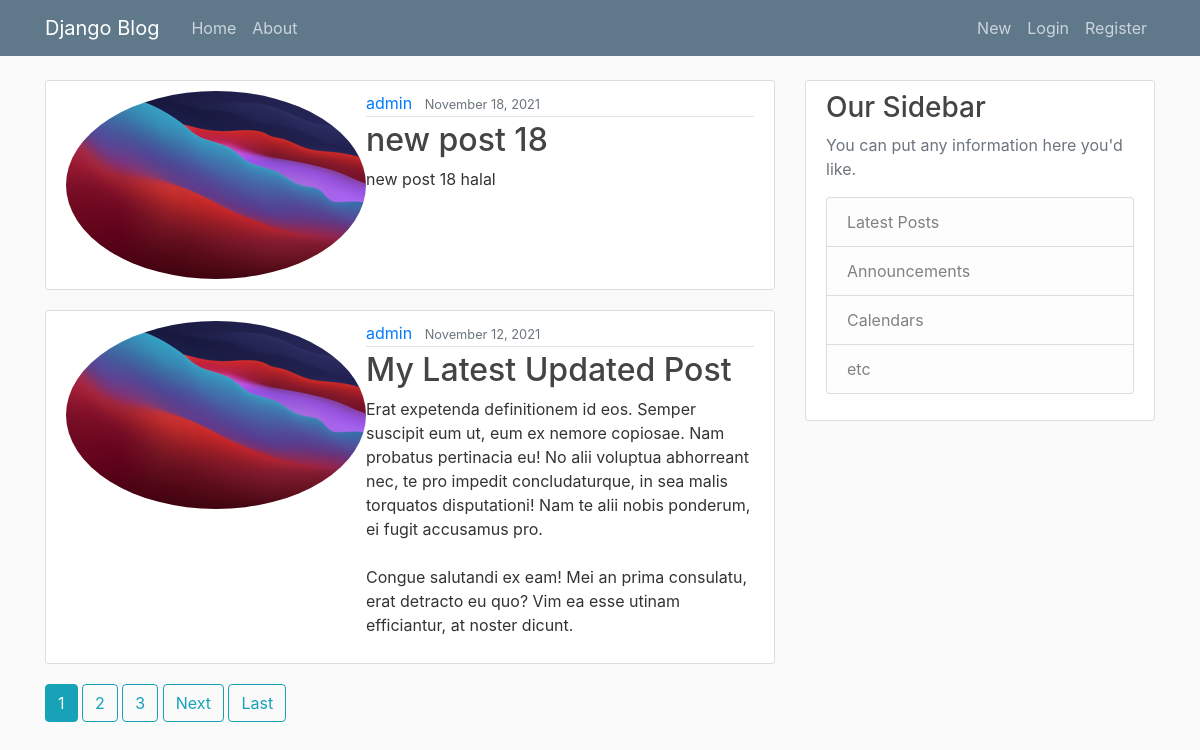
The page / on the database its author committed.
### blog/models.py (models this page shows, shortened)
class Post(models.Model):
    title = models.CharField(max_length=100)
    content = models.TextField()
    date_posted = models.DateTimeField(default=timezone.now)
    author = models.ForeignKey(User, on_delete=models.CASCADE)

### users/models.py (models this page shows, shortened)
class Profile(models.Model):
    user = models.OneToOneField(User, on_delete=models.CASCADE)
    image = models.ImageField(default='default.jpg', upload_to='profile_pics')

### blog/views.py (the view)
# urls.py: path('', PostListView.as_view(), name='blog-home'),
class PostListView(ListView):
    model = Post
    template_name = 'blog/home.html' #<app>/<model>_<viewtype>.html
    context_object_name = 'posts1'
    ordering = ['-date_posted']
    paginate_by = 2

### blog/templates/blog/home.html (shortened to what this page needs)
{% extends "blog/base.html" %}
{% block content %}
    {% for post in posts1 %}
        <article class="media content-section">
            <img class="rounded-circle article-content" src="{{ post.author.profile.image.url }}">
            <div class="media-body">
            <div class="article-metadata">
                <a class="mr-2" href="{% url 'user-posts' post.author.username %}">{{ post.author }}</a>
                <small class="text-muted">{{ post.date_posted | date:"F d, Y" }}</small>
            </div>
            <h2><a class="article-title" href="{% url 'post-detail' post.id %}">{{ post.title }}</a></h2>
            <p class="article-content">{{ post.content }}</p>
            </div>
        </article>
    {% endfor %}
    {% if is_paginated %}
        {% for num in page_obj.paginator.page_range %}
            {% if page_obj.number == num %}
                <a class="btn btn-info mb-4" href="?page={{ num }}">{{ num }}</a>
            {% elif num > page_obj.number|add:'-3' and num < page_obj.number|add:'3' %}
                <a class="btn btn-outline-info mb-4" href="?page={{ num }}">{{ num }}</a>
            {% endif %}
        {% endfor %}
    {% if page_obj.has_next %}
        <a class="btn btn-outline-info mb-4" href="?page={{ page_obj.next_page_number }}">Next</a>
        <a class="btn btn-outline-info mb-4" href="?page={{ page_obj.paginator.num_pages }}">Last</a>
    {% endif %}
    {% endif %}
{% endblock %}

### blog/static/blog/main.css (style rules this page uses)
body { background: #fafafa; color: #333333; margin-top: 5rem; }
h1, h2, h3, h4, h5, h6 { color: #444444; }
.content-section { background: #ffffff; padding: 10px 20px; border: 1px solid #dddddd; border-radius: 3px; margin-bottom: 20px; }
.article-title { color: #444444; }
.article-content { white-space: pre-line; }
.article-metadata { padding-bottom: 1px; margin-bottom: 4px; border-bottom: 1px solid #e3e3e3 }

### rows shown on the page
Post: author.profile.image (picture), author "admin", date_posted "November 18, 2021", title "new post 18", content "new post 18 halal"
Post: author.profile.image (picture), author "admin", date_posted "November 12, 2021", title "My Latest Updated Post", content "Erat expetenda definitionem id eos. Semper suscipit eum ut, eum ex nemore copiosae. Nam probatus pertinacia eu! No alii voluptua abhorreant nec, te pro impedit concludaturque, in sea malis torquatos disputationi! Nam te alii nobis ponderum, ei fugit accusamus pro. Congue salutandi ex eam! Mei an prima consulatu, erat detracto eu quo? Vim ea esse utinam efficiantur, at noster dicunt."

### other values the page prints
{{ num }} "1"
{{ num }} "2" "3"
